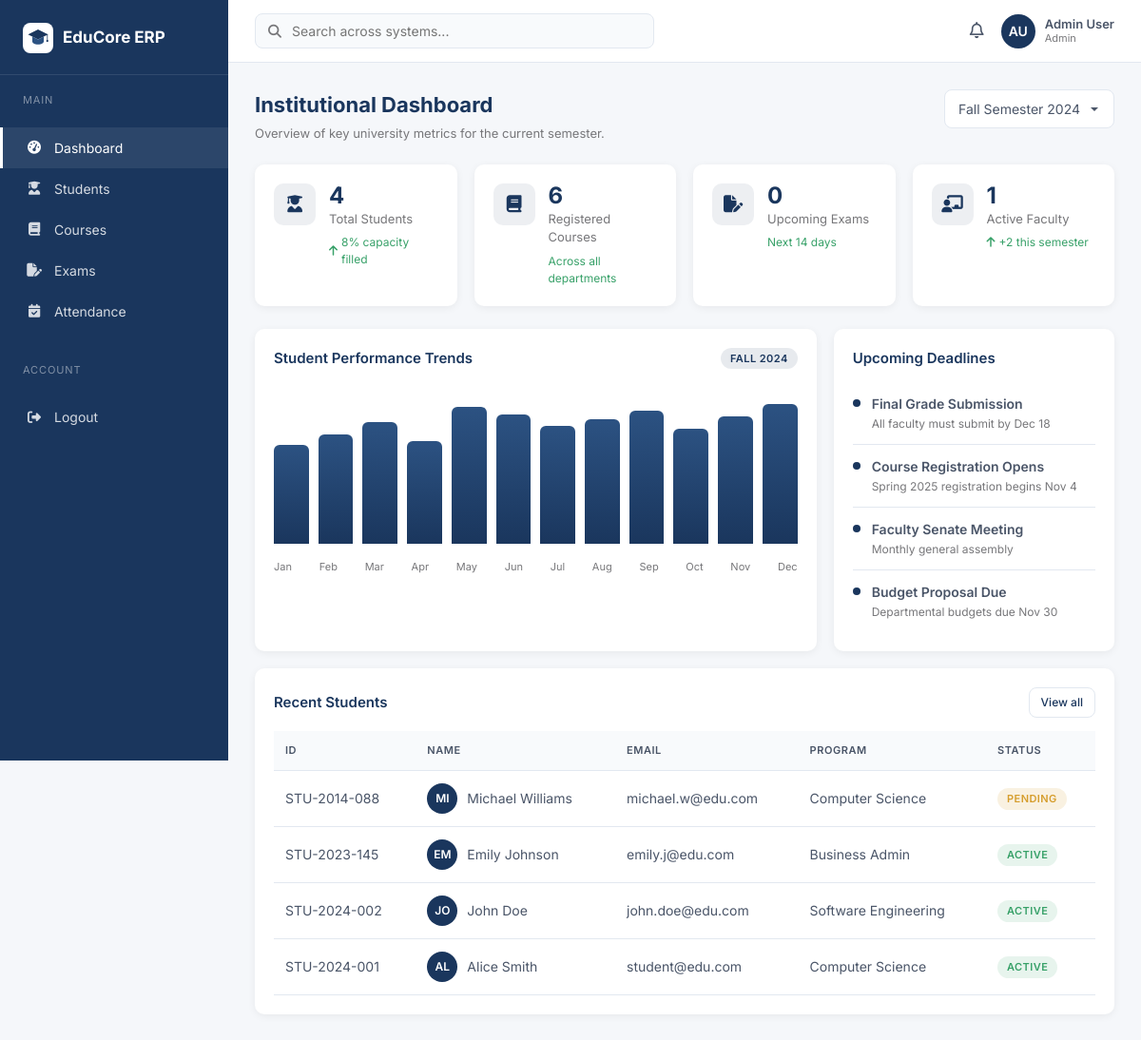
Page /admin/dashboard.php (signed in) on the committed database.
### tables this page shows
CREATE TABLE students (
  id INT AUTO_INCREMENT PRIMARY KEY,
  student_id VARCHAR(30) NOT NULL UNIQUE,
  name VARCHAR(120) NOT NULL,
  email VARCHAR(120) NOT NULL,
  program VARCHAR(80) NOT NULL,
  status ENUM('active','pending','suspended') NOT NULL DEFAULT 'active',
  enrollment_date DATE
);

### admin/dashboard.php (the view, shortened to what this page needs)
<?php
require_once __DIR__ . '/../config/db.php';
$totalStudents = (int)$pdo->query("SELECT COUNT(*) FROM students")->fetchColumn();
$totalCourses  = (int)$pdo->query("SELECT COUNT(*) FROM courses")->fetchColumn();
$upcomingExams = (int)$pdo->query("SELECT COUNT(*) FROM exams WHERE exam_date >= CURDATE()")->fetchColumn();
$activeFaculty = (int)$pdo->query("SELECT COUNT(*) FROM users WHERE role='faculty'")->fetchColumn();
$recent = $pdo->query("SELECT * FROM students ORDER BY id DESC LIMIT 5")->fetchAll();
require __DIR__ . '/../partials/header.php';
require __DIR__ . '/../partials/sidebar.php';
require __DIR__ . '/../partials/navbar.php';
?>
<div class="page-header">
  <div>
    <h1>Institutional Dashboard</h1>
    <p>Overview of key university metrics for the current semester.</p>
  </div>
  <div class="actions">
    <select class="form-control" style="width:auto"><option>Fall Semester 2024</option><option>Spring 2025</option></select>
  </div>
</div>
<div class="stats-grid">
  <div class="stat-card">
    <div class="icon"><i class="fa-solid fa-user-graduate"></i></div>
    <div>
      <div class="value"><?= number_format($totalStudents) ?></div>
      <div class="label">Total Students</div>
      <div class="trend"><i class="fa-solid fa-arrow-up"></i> 8% capacity filled</div>
    </div>
  </div>
  <div class="stat-card">
    <div class="icon"><i class="fa-solid fa-book"></i></div>
    <div>
      <div class="value"><?= number_format($totalCourses) ?></div>
      <div class="label">Registered Courses</div>
      <div class="trend">Across all departments</div>
    </div>
  </div>
  <div class="stat-card">
    <div class="icon"><i class="fa-solid fa-file-pen"></i></div>
    <div>
      <div class="value"><?= number_format($upcomingExams) ?></div>
      <div class="label">Upcoming Exams</div>
      <div class="trend">Next 14 days</div>
    </div>
  </div>
  <div class="stat-card">
    <div class="icon"><i class="fa-solid fa-chalkboard-user"></i></div>
    <div>
      <div class="value"><?= number_format($activeFaculty) ?></div>
      <div class="label">Active Faculty</div>
      <div class="trend"><i class="fa-solid fa-arrow-up"></i> +2 this semester</div>
    </div>
  </div>
</div>
<div class="grid-2">
  <div class="card">
    <div class="card-title">Student Performance Trends <span class="badge badge-info">Fall 2024</span></div>
    <div style="display:flex;gap:10px;align-items:flex-end;height:180px;padding:10px 0">
      <?php $bars = [65,72,80,68,90,85,78,82,88,76,84,92];
      foreach ($bars as $i => $b): ?>
        <div style="flex:1;background:linear-gradient(180deg,#2C5282,#1A365D);border-radius:6px 6px 0 0;height:<?= $b ?>%" title="<?= $b ?>%"></div>
      <?php endforeach; ?>
    </div>
    <div style="display:flex;justify-content:space-between;font-size:11px;color:var(--neutral);margin-top:6px">
      <span>Jan</span><span>Feb</span><span>Mar</span><span>Apr</span><span>May</span><span>Jun</span>
      <span>Jul</span><span>Aug</span><span>Sep</span><span>Oct</span><span>Nov</span><span>Dec</span>
    </div>
  </div>
  <div class="card">
    <div class="card-title">Upcoming Deadlines</div>
    <ul class="deadline-list">
      <li><span class="dot"></span><div><div class="title">Final Grade Submission</div><div class="desc">All faculty must submit by Dec 18</div></div></li>
      <li><span class="dot"></span><div><div class="title">Course Registration Opens</div><div class="desc">Spring 2025 registration begins Nov 4</div></div></li>
      <li><span class="dot"></span><div><div class="title">Faculty Senate Meeting</div><div class="desc">Monthly general assembly</div></div></li>
      <li><span class="dot"></span><div><div class="title">Budget Proposal Due</div><div class="desc">Departmental budgets due Nov 30</div></div></li>
    </ul>
  </div>
</div>
<div class="card">
  <div class="card-title">Recent Students <a href="students.php" class="btn btn-outline btn-sm">View all</a></div>
  <div class="table-wrap">
    <table class="table">
      <thead><tr><th>ID</th><th>Name</th><th>Email</th><th>Program</th><th>Status</th></tr></thead>
      <tbody>
        <?php foreach ($recent as $s): ?>
          <tr>
            <td><?= htmlspecialchars($s['student_id']) ?></td>
            <td>
              <div class="student-cell">
                <div class="av"><?= strtoupper(substr($s['name'],0,2)) ?></div>
                <span><?= htmlspecialchars($s['name']) ?></span>
              </div>
            </td>
            <td><?= htmlspecialchars($s['email']) ?></td>
            <td><?= htmlspecialchars($s['program']) ?></td>
            <td>
              <?php $cls = $s['status']==='active'?'success':($s['status']==='pending'?'warning':'danger'); ?>
              <span class="badge badge-<?= $cls ?>"><?= htmlspecialchars($s['status']) ?></span>
            </td>
          </tr>
        <?php endforeach; ?>
      </tbody>
    </table>
  </div>
</div>
<?php require __DIR__ . '/../partials/footer.php'; ?>

### assets/css/style.css (style rules this page uses)
*,*::before,*::after { box-sizing:border-box;margin:0;padding:0 }
:root { --primary:#1A365D;--primary-light:#2C5282;--secondary:#fff; --tertiary:#4A5568;--neutral:#77777A;--bg:#f5f7fa; --border:#e2e8f0;--success:#38A169;--warning:#D69E2E;--danger:#E53E3E; --radius:10px;--shadow:0 2px 8px rgba(0,0,0,0.06); }
body { font-family:'Inter',system-ui,-apple-system,Segoe UI,sans-serif;background:var(--bg);color:var(--tertiary);font-size:14px;line-height:1.5;-webkit-font-smoothing:antialiased }
a { color:var(--primary);text-decoration:none }
.page-header { display:flex;justify-content:space-between;align-items:flex-start;margin-bottom:22px;gap:16px;flex-wrap:wrap }
.page-header h1 { font-size:22px;color:var(--primary);margin:0 0 4px;font-weight:700 }
.page-header p { color:var(--neutral);margin:0;font-size:13px }
.page-header .actions { display:flex;gap:8px;flex-wrap:wrap }
.stats-grid { display:grid;grid-template-columns:repeat(4,1fr);gap:18px;margin-bottom:24px }
.stat-card { background:#fff;border-radius:var(--radius);padding:20px;box-shadow:var(--shadow);display:flex;gap:14px;align-items:flex-start }
.stat-card .icon { width:44px;height:44px;border-radius:10px;background:rgba(26,54,93,0.08);color:var(--primary);display:flex;align-items:center;justify-content:center;font-size:18px;flex-shrink:0 }
.stat-card .value { font-size:24px;font-weight:700;color:var(--primary);line-height:1.1 }
.stat-card .label { font-size:13px;color:var(--neutral);margin-top:2px }
.stat-card .trend { font-size:12px;color:var(--success);margin-top:6px;display:flex;align-items:center;gap:4px }
.card { background:#fff;border-radius:var(--radius);box-shadow:var(--shadow);padding:20px;margin-bottom:18px }
.card-title { font-size:15px;font-weight:600;color:var(--primary);margin:0 0 14px;display:flex;justify-content:space-between;align-items:center;gap:10px }
.grid-2 { display:grid;grid-template-columns:2fr 1fr;gap:18px }
.table-wrap { overflow-x:auto }
.table { width:100%;border-collapse:collapse;font-size:14px }
.table th { text-align:left;padding:12px;background:#f8fafc;color:var(--tertiary);font-weight:600;border-bottom:1px solid var(--border);font-size:11px;text-transform:uppercase;letter-spacing:0.05em }
.table td { padding:13px 12px;border-bottom:1px solid var(--border);color:var(--tertiary);vertical-align:middle }
.table .student-cell { display:flex;align-items:center;gap:10px }
.table .student-cell .av { width:32px;height:32px;border-radius:50%;background:var(--primary);color:#fff;display:flex;align-items:center;justify-content:center;font-weight:600;font-size:12px }
.badge { display:inline-block;padding:3px 10px;border-radius:999px;font-size:11px;font-weight:600;text-transform:uppercase;letter-spacing:0.04em }
.badge-success { background:rgba(56,161,105,0.12);color:var(--success) }
.badge-warning { background:rgba(214,158,46,0.14);color:var(--warning) }
.badge-info { background:rgba(26,54,93,0.1);color:var(--primary) }
.btn { display:inline-flex;align-items:center;gap:8px;padding:9px 16px;border-radius:8px;font-size:14px;font-weight:500;border:1px solid transparent;cursor:pointer;text-decoration:none;transition:.15s;font-family:inherit;white-space:nowrap }
.btn-outline { background:#fff;color:var(--primary);border-color:var(--border) }
.btn-sm { padding:6px 12px;font-size:12px }
.form-control { width:100%;padding:10px 14px;border:1px solid var(--border);border-radius:8px;font-size:14px;font-family:inherit;background:#fff;transition:.15s;color:var(--tertiary) }
select.form-control { appearance:none;background-repeat:no-repeat;background-position:right 14px center;padding-right:34px }
.deadline-list { list-style:none }
.deadline-list li { padding:12px 0;border-bottom:1px solid var(--border);display:flex;gap:12px;align-items:flex-start }
.deadline-list li:last-child { border-bottom:none }
.deadline-list .dot { width:8px;height:8px;border-radius:50%;background:var(--primary);margin-top:6px;flex-shrink:0 }
.deadline-list .title { font-weight:600;color:var(--tertiary);font-size:14px }
.deadline-list .desc { font-size:12px;color:var(--neutral);margin-top:2px }

### rows in the picture
students: student "STU-2014-088", name "MI", name "Michael Williams", email "michael.w@edu.com", program "Computer Science", status "PENDING"
students: student "STU-2023-145", name "EM", name "Emily Johnson", email "emily.j@edu.com", program "Business Admin", status "ACTIVE"
students: student "STU-2024-002", name "JO", name "John Doe", email "john.doe@edu.com", program "Software Engineering", status "ACTIVE"
students: student "STU-2024-001", name "AL", name "Alice Smith", email "student@edu.com", program "Computer Science", status "ACTIVE"

### other values in the picture
$item[0] "Dashboard"
$item[0] "Students"
$item[0] "Courses"
$item[0] "Exams"
$item[0] "Attendance"
$initials "AU"
$uname "Admin User"
$urole "Admin"
$totalStudents "4"
$totalCourses "6"
$upcomingExams "0"
$activeFaculty "1"
